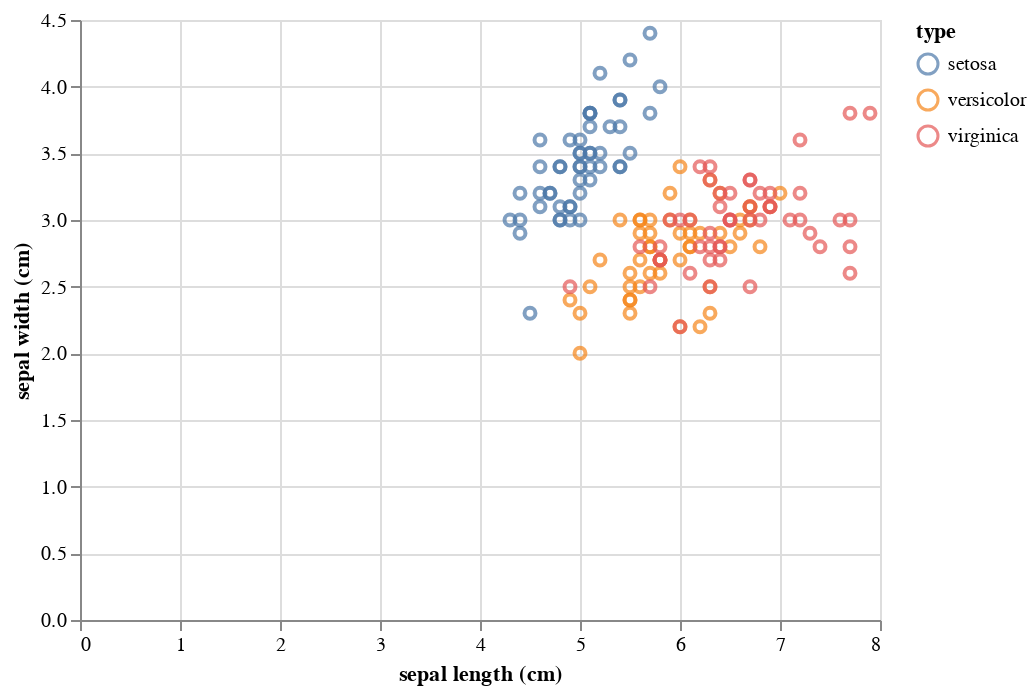

Notebook code for this chart:
### Code cell
alt.Chart(df).mark_point().encode(
    x='sepal length (cm)',
    y='sepal width (cm)',
    color='type',
).interactive()

### Figure 1 — Vega-Lite specification as saved in the notebook (floating-point values rounded to 4 significant figures; data arrays with more than 128 entries replaced by an {"elided": "..."} marker saying what was removed)
{"config": {"view": {"continuousWidth": 400, "continuousHeight": 300}}, "data": {"name": "data-5a432fc2ca039b7ba0847cb56431696c"}, "mark": "point", "encoding": {"color": {"type": "nominal", "field": "type"}, "x": {"type": "quantitative", "field": "sepal length (cm)"}, "y": {"type": "quantitative", "field": "sepal width (cm)"}}, "selection": {"selector001": {"type": "interval", "bind": "scales", "encodings": ["x", "y"]}}, "$schema": "https://vega.github.io/schema/vega-lite/v4.8.1.json", "datasets": {"data-5a432fc2ca039b7ba0847cb56431696c": {"elided": "150 records"}}}
